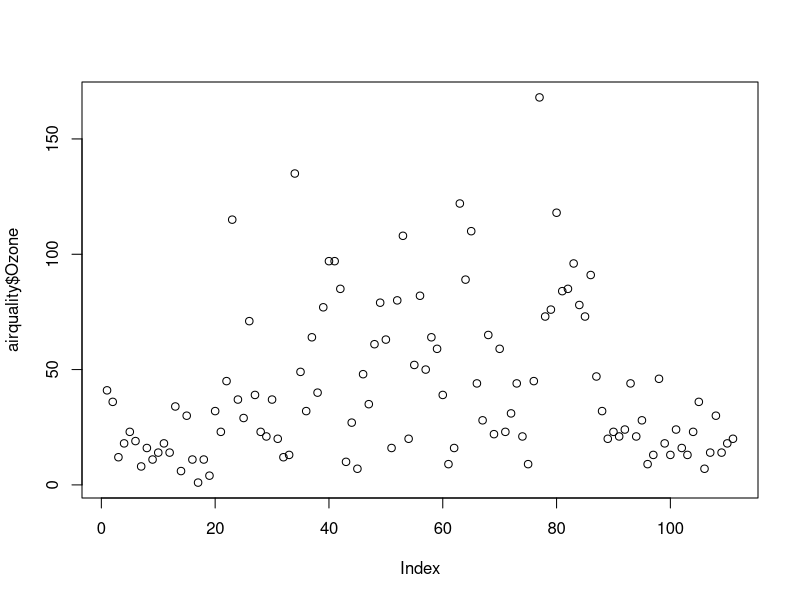
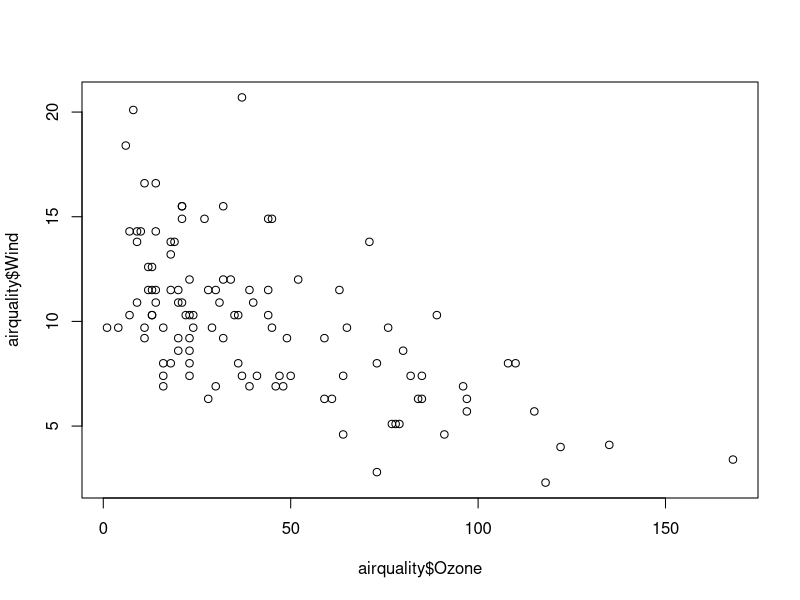
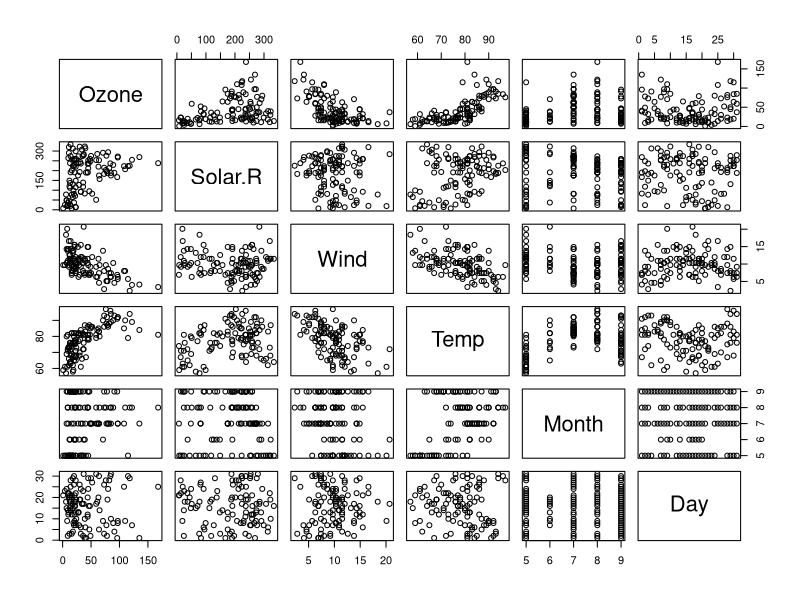

Write the R code that produced these figures, in order.
#setwd("give the path")
airquality = read.csv('airquality.csv',header=TRUE, sep=",")

#data exploration
str(airquality)


head(airquality)
tail(airquality)

summary(airquality)


#some basic plots using the Base R functions
plot(airquality$Ozone)


#plot between ozone and wind value
plot(airquality$Ozone, airquality$Wind) #shows negative correlation


plot(airquality)

#We get a matrix of scatterplots which is a correlation matrix of all the columns.
#The plot above instantly shows that:
  
#  --The level of Ozone and Temperature is correlated positively.
#  --Wind speed is negatively correlated to both Temperature and Ozone level.
#We can quickly discover the relationship between variables by merely looking
#at the plots drawn between them.
